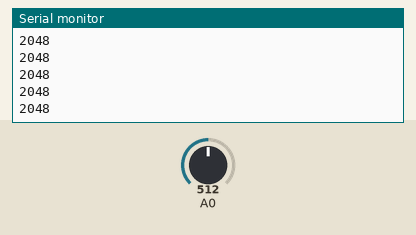
A sketch run on a simulated Arduino Zero (SAMD21). Shown: the last lines printed to the serial monitor. Inputs (shaded band) come from the test bench; at power-on: A0 = 512 (analog values on the 0–1023 scale).

Above: at 1.2 s.
1.3 s: A0 set to 716
At 1.31 s:
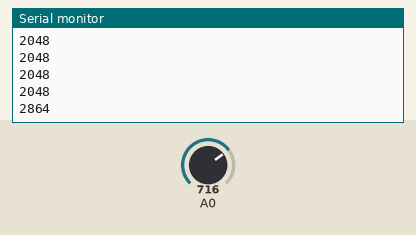
2.8 s: A0 set to 900
At 2.81 s:
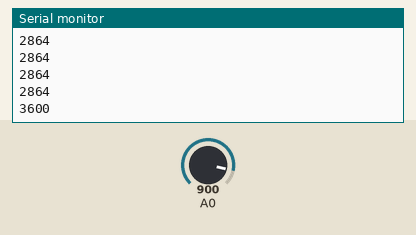
Timing chart, 0 to 5.8 s (numbered marks = the images above; inputs shaded):
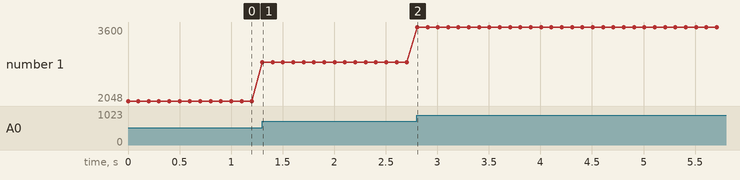

The sketch:

exemple_analogRead.ino
```cpp
void setup() {
  Serial.begin(9600);
  analogReadResolution(12);
}

void loop() {
  int pot_val = analogRead(A0);

  Serial.println(pot_val);

  delay(100);


}
```

Measured:
- after the input at 1.3 s, the serial monitor: prints a new line at once (image 1)
- after the input at 2.8 s, the serial monitor: prints a new line at once (image 2)
- plotted number 1: 2048 → 2864 after the input at 1.3 s, 2864 → 3600 after the input at 2.8 s
